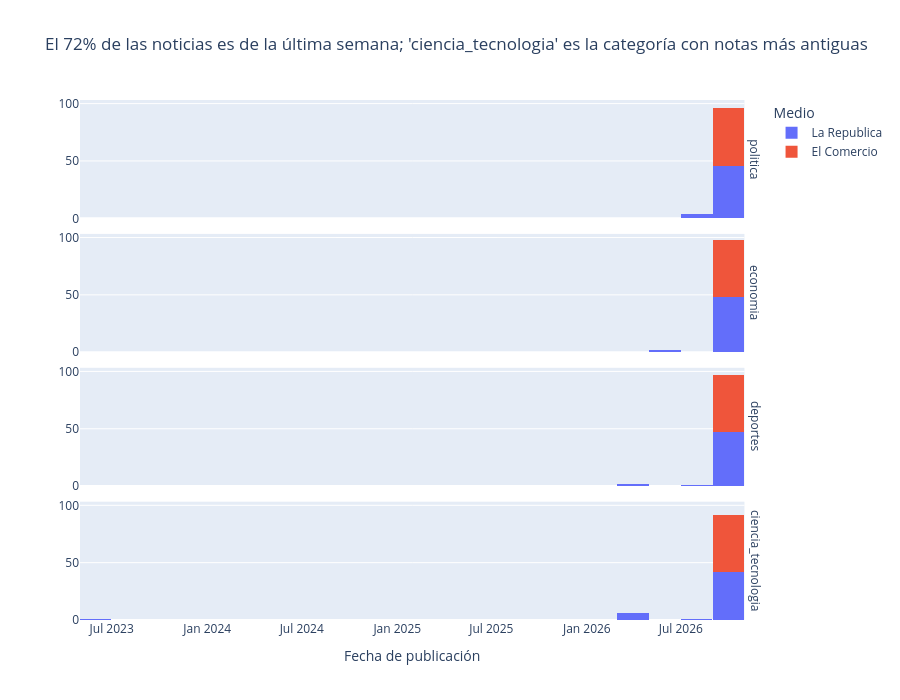

The notebook cell saved with this chart:
### Code cell
ultima = df["fecha_dt"].max()
semana = (df["fecha_dt"] >= ultima - pd.Timedelta(days=6)).mean() * 100
antiguas = df.groupby("etiqueta")["fecha_dt"].median().sort_values()
titulo2 = (f"El {semana:.0f}% de las noticias es de la última semana; "
           f"'{antiguas.index[0]}' es la categoría con notas más antiguas")
fig2 = px.histogram(df, x="fecha_dt", color="medio", facet_row="etiqueta", nbins=40,
                    category_orders={"etiqueta": CATEGORIAS}, title=titulo2, height=700,
                    labels={"fecha_dt": "Fecha de publicación", "medio": "Medio"})
fig2.for_each_annotation(lambda a: a.update(text=a.text.split("=")[-1]))
fig2.update_yaxes(title_text="")
fig2.show()
print("Rango de fechas por medio:")
df.groupby("medio")["fecha_dt"].agg(["min", "max"])
